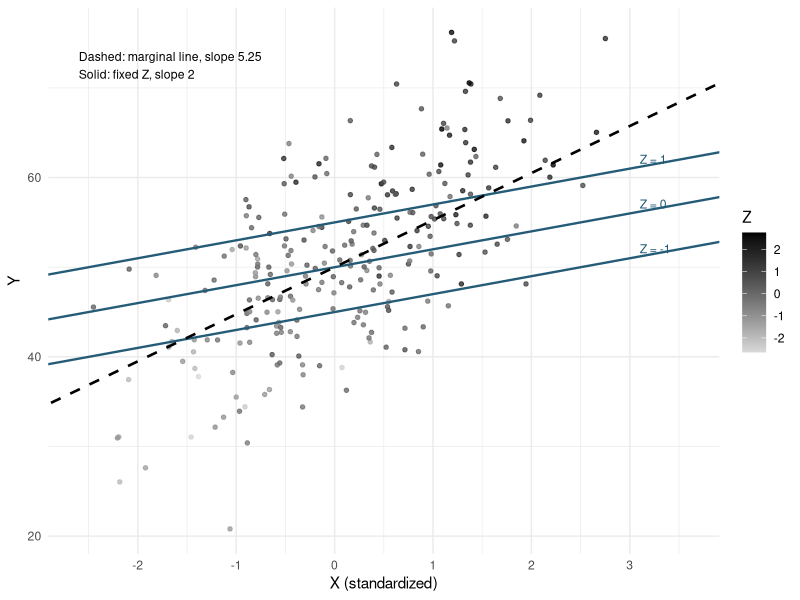
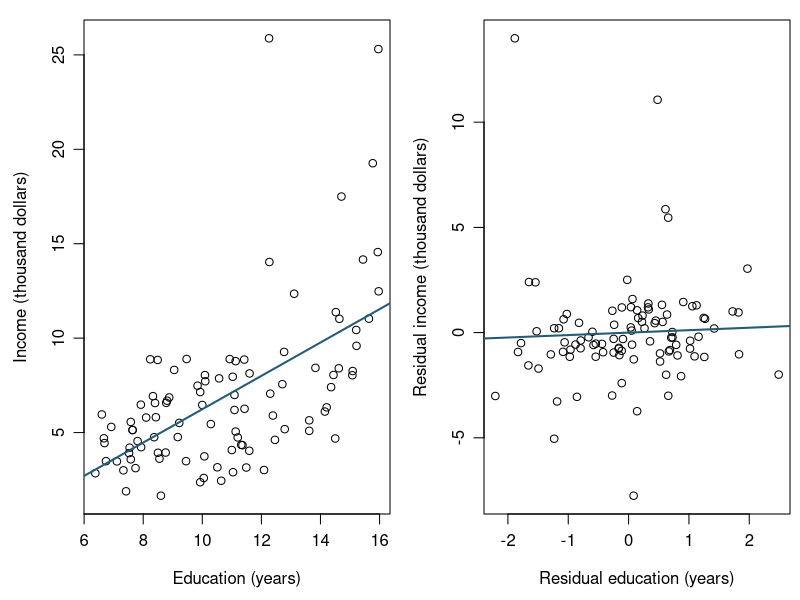
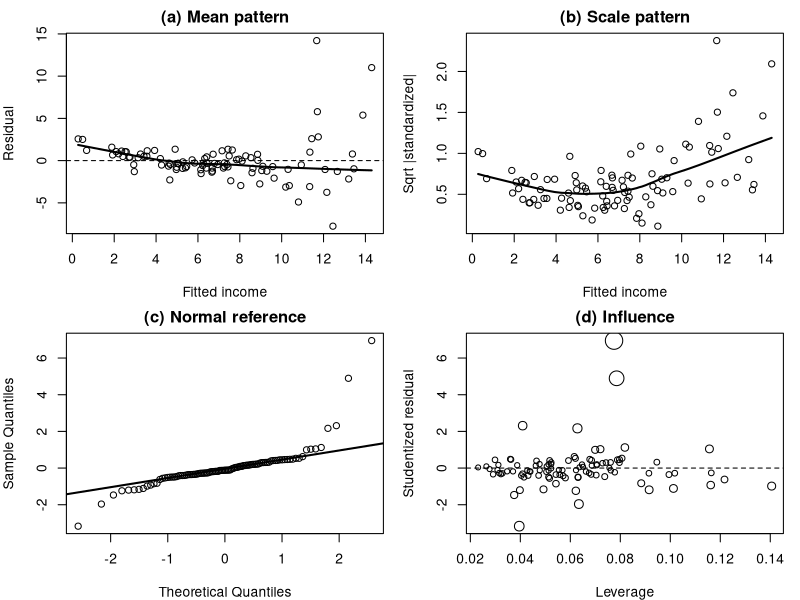
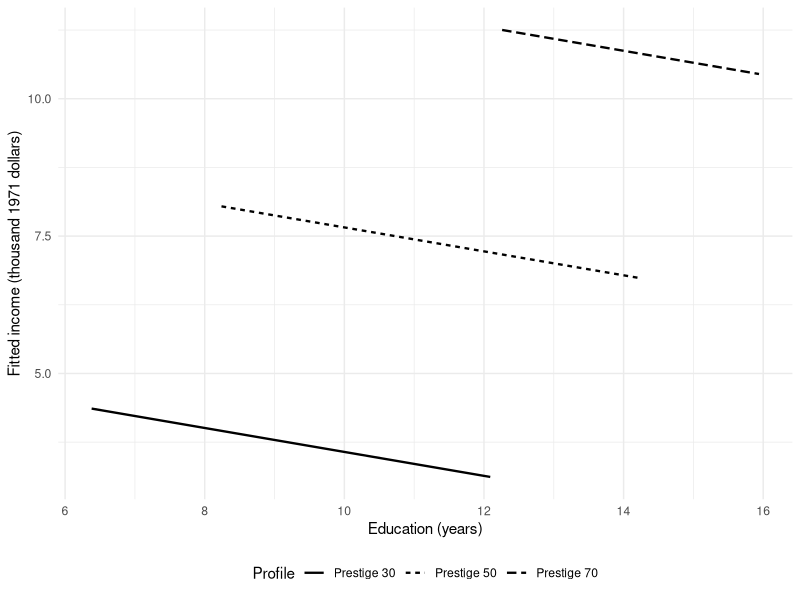
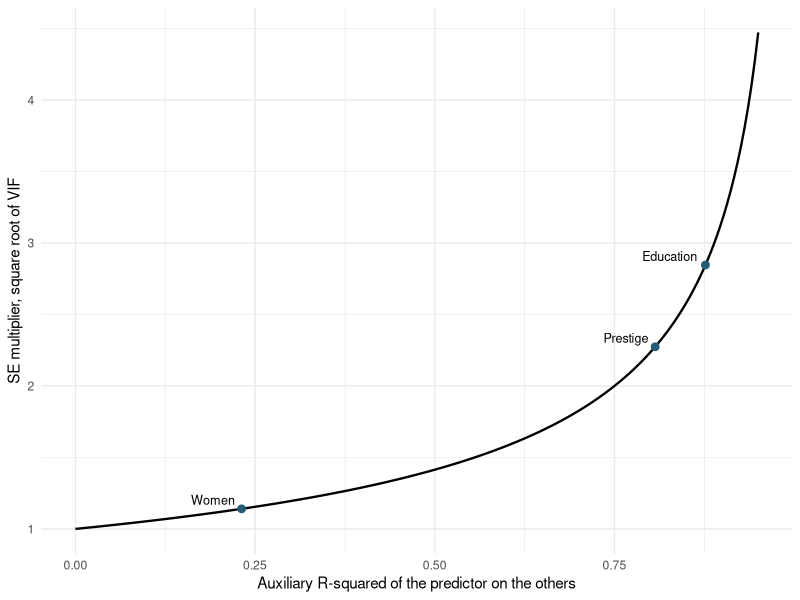
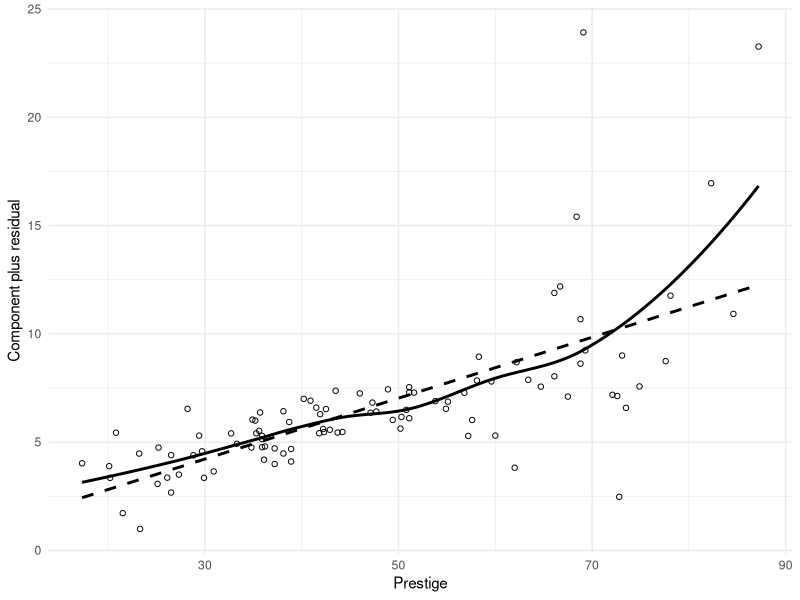
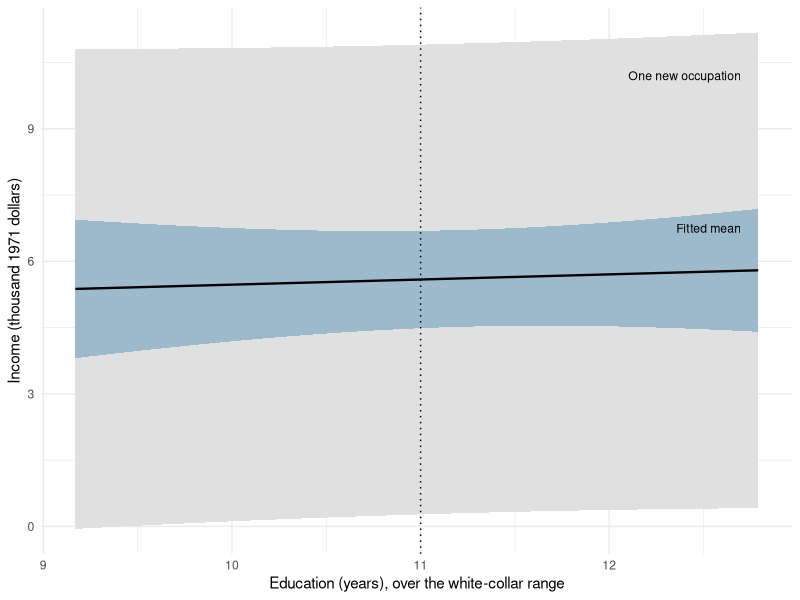
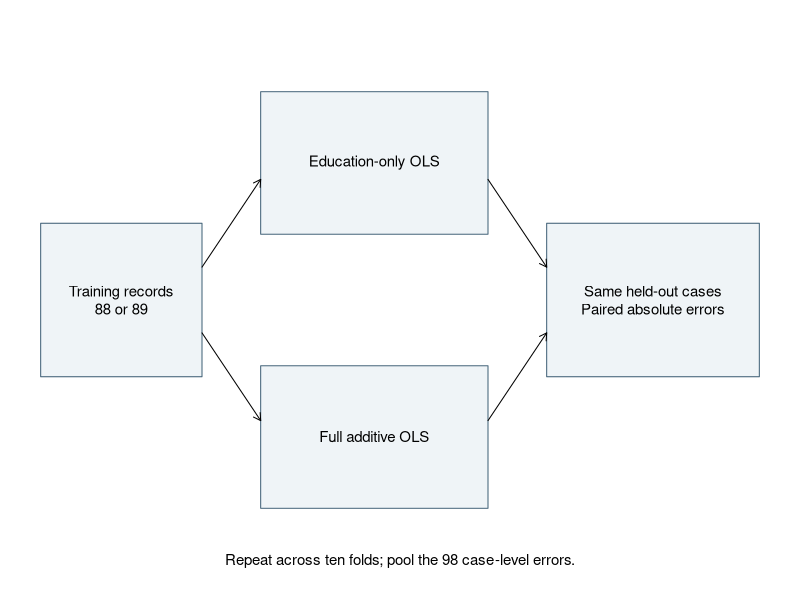

Generate these figures, in order, with R:
## ---- chunk 1
#| label: setup
#| include: false
knitr::opts_chunk$set(echo = FALSE, warning = FALSE, message = FALSE,
  fig.pos = "!ht")
if (knitr::is_latex_output()) knitr::opts_chunk$set(dev = "cairo_pdf")
options(digits = 7, width = 68)
ggplot2::theme_set(ggplot2::theme_minimal(base_size = 11))
## ---- chunk 2
#| label: ch8-records
#| echo: true
all_occ <- carData::Prestige
all_occ$occupation <- rownames(all_occ)
all_occ$income_k <- all_occ$income / 1000
all_occ$type <- factor(all_occ$type, levels = c("bc", "prof", "wc"))
vars <- c("income_k", "education", "prestige", "women", "type")
d <- all_occ[complete.cases(all_occ[, vars]), ]
c(original = nrow(all_occ), retained = nrow(d))
table(d$type)
## ---- chunk 3
#| label: fig-ch8-known-process
#| fig-cap: "One generated sample from the known process, with its marginal line and three lines at fixed $Z$."
#| fig-alt: "Scatterplot of 250 generated points of Y against standardized X, shaded by Z, with darker points higher and to the right. Three parallel solid lines at Z equal to minus one, zero and one rise with slope 2. A steeper dashed line, the marginal line, rises with slope 5.25 and crosses the three solid lines."
#| fig-width: 6.1
#| fig-height: 3.5
RNGkind("Mersenne-Twister", "Inversion", "Rejection")
set.seed(82108)
ch8a_n <- 250
ch8a_x <- rnorm(ch8a_n)
ch8a_z <- .65 * ch8a_x + sqrt(1 - .65^2) * rnorm(ch8a_n)
ch8a_y <- 50 + 2 * ch8a_x + 5 * ch8a_z + rnorm(ch8a_n, sd = 6)
ch8a_sim <- data.frame(strategy = ch8a_x, prior = ch8a_z,
                       score = ch8a_y)
ch8_lines <- data.frame(prior = c(-1, 0, 1),
                        intercept = 50 + 5 * c(-1, 0, 1))
ggplot2::ggplot(ch8a_sim, ggplot2::aes(strategy, score)) +
  ggplot2::geom_point(ggplot2::aes(colour = prior), size = 1.2,
                      alpha = .8) +
  ggplot2::geom_abline(data = ch8_lines,
                       ggplot2::aes(intercept = intercept, slope = 2),
                       colour = "#245C78", linewidth = .8) +
  ggplot2::geom_abline(intercept = 50, slope = 5.25, linetype = 2,
                       linewidth = .9) +
  ggplot2::annotate("text", x = 3.1, y = 50 + 2 * 3.1 + 5 * c(-1, 0, 1),
                    label = c("Z = -1", "Z = 0", "Z = 1"),
                    hjust = 0, vjust = -0.35, size = 3.1,
                    colour = "#245C78") +
  ggplot2::annotate("text", x = -2.6, y = 74, hjust = 0, vjust = 1,
                    size = 3.1,
                    label = "Dashed: marginal line, slope 5.25\nSolid: fixed Z, slope 2") +
  ggplot2::scale_colour_gradient(low = "grey85", high = "black") +
  ggplot2::scale_x_continuous(limits = c(-2.6, 3.6), breaks = -2:3) +
  ggplot2::labs(x = "X (standardized)", y = "Y", colour = "Z")
## ---- chunk 4
#| label: tbl-ch8-profile-support
#| echo: false
#| tbl-cap: "Four observed white-collar records recover the declared profile."
support_names <- c("radio.tv.announcers", "tellers.cashiers",
                   "receptionsts", "sales.supervisors")
support_rows <- d[support_names, c("education", "prestige", "women")]
support_weights <- c(0.245243736035, 0.230972611567,
                     0.226143656937, 0.297639995461)
support_display <- data.frame(
  Occupation = c("Radio/TV announcers", "Tellers/cashiers",
                 "Receptionists", "Sales supervisors"),
  support_rows,
  Weight = sub("^0", "", format(round(unname(support_weights), 4),
    digits = 15, scientific = FALSE, trim = TRUE)),
  row.names = NULL
)
knitr::kable(support_display,
  col.names = c("Occupation", "Education", "Prestige", "Women", "Weight"),
  digits = c(0, 2, 1, 2, 4), align = c("l", "r", "r", "r", "r"))
## ---- chunk 5
#| label: ch8-fits
#| echo: true
m0 <- lm(income_k ~ education, data = d)
m1 <- lm(income_k ~ education + prestige, data = d)
m2 <- lm(income_k ~ education + prestige + women + type, data = d)
coef(m2)
## ---- chunk 6
#| label: fig-ch8-partial
#| fig-cap: "Marginal and residualized income--education comparisons in the same 98 occupations."
#| fig-alt: "The marginal scatterplot has a positive fitted line. After linearly removing prestige, women, and type from both variables, the fitted line is nearly flat and substantial residual variation remains."
#| fig-width: 6.4
#| fig-height: 3.5
r_E <- residuals(lm(education ~ prestige + women + type, data = d))
r_Y <- residuals(lm(income_k ~ prestige + women + type, data = d))
oldpar <- par(mfrow = c(1, 2), mar = c(4.3, 4.2, 1, .5), mgp = c(2.7, .8, 0))
plot(d$education, d$income_k, pch = 1, xlab = "Education (years)",
     ylab = "Income (thousand dollars)")
abline(m0, col = "#245C78", lwd = 2)
plot(r_E, r_Y, pch = 1, xlab = "Residual education (years)",
     ylab = "Residual income (thousand dollars)")
abline(a = 0, b = coef(m2)["education"], col = "#245C78", lwd = 2)
par(oldpar)
## ---- chunk 7
#| label: ch8-uncertainty
#| echo: true
confint(m2, "education")
hc3_covariance <- sandwich::vcovHC(m2, type = "HC3")
hc3_se <- sqrt(hc3_covariance["education", "education"])
coef(m2)["education"] + c(-1, 1) * qt(.975, 92) * hc3_se
## ---- chunk 8
#| label: ch8-diagnostics
#| echo: true
ch8_diag <- data.frame(
  occupation = rownames(d), fitted = fitted(m2),
  residual = residuals(m2), standardized = rstandard(m2),
  studentized = rstudent(m2), leverage = hatvalues(m2),
  cooks = cooks.distance(m2)
)
ch8_top <- order(ch8_diag$cooks, decreasing = TRUE)[1:5]
ch8_diag[ch8_top, c("residual", "studentized", "leverage", "cooks")]
## ---- chunk 9
#| label: fig-ch8-diagnostics
#| echo: false
#| fig-cap: "Four complementary diagnostic views for the full additive model."
#| fig-alt: >
#|   Residual and scale plots show structure and changing spread.
#|   A normal quantile plot departs in the right tail. The final
#|   panel relates leverage and studentized residuals, with point
#|   sizes indicating Cook's distance.
#| fig-width: 6.7
#| fig-height: 6.2
local({
  old <- par(no.readonly = TRUE)
  on.exit(par(old))
  par(mfrow = c(2, 2), mar = c(4, 4, 2, 1))
  z <- ch8_diag
  plot(z$fitted, z$residual, pch = 1,
       xlab = "Fitted income", ylab = "Residual",
       main = "(a) Mean pattern")
  abline(h = 0, lty = 2)
  lines(lowess(z$fitted, z$residual), lwd = 2)
  plot(z$fitted, sqrt(abs(z$standardized)), pch = 1,
       xlab = "Fitted income", ylab = "Sqrt |standardized|",
       main = "(b) Scale pattern")
  lines(lowess(z$fitted, sqrt(abs(z$standardized))), lwd = 2)
  qqnorm(z$studentized, pch = 1, main = "(c) Normal reference")
  qqline(z$studentized, lwd = 2)
  plot(z$leverage, z$studentized, pch = 1,
       cex = .8 + 2 * sqrt(z$cooks / max(z$cooks)),
       xlab = "Leverage", ylab = "Studentized residual",
       main = "(d) Influence")
  abline(h = 0, lty = 2)
})
## ---- chunk 10
#| label: tbl-ch8-support
#| echo: false
#| tbl-cap: "Predictor ranges within each recorded occupation type."
ch8_ranges <- do.call(rbind, lapply(split(d, d$type), function(g) {
  data.frame(n = nrow(g),
    Education = sprintf("%.2f--%.2f",
                        min(g$education), max(g$education)),
    Prestige = sprintf("%.1f--%.1f",
                       min(g$prestige), max(g$prestige)),
    Women = sprintf("%.2f--%.2f", min(g$women), max(g$women)))
}))
knitr::kable(cbind(Type = rownames(ch8_ranges), ch8_ranges),
  row.names = FALSE)
## ---- chunk 11
#| label: ch8-grid
#| echo: false
#| results: hide
ch8_grid <- data.frame()
for (p0 in c(30, 50, 70)) {
  nearby <- d[abs(d$prestige - p0) <= 7.5, ]
  one_grid <- data.frame(
    education = seq(min(nearby$education), max(nearby$education),
                    length.out = 40),
    prestige = p0, Profile = paste("Prestige", p0)
  )
  ch8_grid <- rbind(ch8_grid, one_grid)
}
ch8_grid$fit <- predict(m1, newdata = ch8_grid)
## ---- chunk 12
#| label: fig-ch8-grid
#| echo: false
#| fig-cap: "Neighborhood-restricted fitted profiles from the education-and-prestige model."
#| fig-alt: >
#|   Three gently decreasing parallel lines represent fitted income
#|   across education at prestige 30, 50, and 70. Their education
#|   ranges differ, reflecting the declared neighborhoods.
#| fig-width: 6.1
#| fig-height: 3.5
ggplot2::ggplot(ch8_grid,
  ggplot2::aes(education, fit, linetype = Profile)) +
  ggplot2::geom_line(linewidth = .8) +
  ggplot2::labs(x = "Education (years)",
    y = "Fitted income (thousand 1971 dollars)") +
  ggplot2::theme(legend.position = "bottom")
## ---- chunk 13
#| label: fig-ch8-vif
#| fig-cap: "The SE multiplier grows steeply as the other predictors account for more of a predictor's variation."
#| fig-alt: "A curve of the square root of the VIF against the auxiliary R-squared rises slowly from 1 at zero and steeply beyond about 0.8. Points mark women near 0.23 with multiplier 1.14, prestige near 0.81 with 2.27, and education near 0.88 with 2.85."
#| fig-width: 6.1
#| fig-height: 3.1
ch8_vif <- car::vif(m2)[c("women", "prestige", "education"), 1]
ch8_vif_points <- data.frame(name = c("Women", "Prestige", "Education"),
                             r2 = 1 - 1 / ch8_vif,
                             multiplier = sqrt(ch8_vif))
ch8_vif_curve <- data.frame(r2 = seq(0, .95, length.out = 200))
ch8_vif_curve$multiplier <- sqrt(1 / (1 - ch8_vif_curve$r2))
ggplot2::ggplot(ch8_vif_curve, ggplot2::aes(r2, multiplier)) +
  ggplot2::geom_line(linewidth = .8) +
  ggplot2::geom_point(data = ch8_vif_points, size = 2.3,
                      colour = "#245C78") +
  ggplot2::geom_text(data = ch8_vif_points,
                     ggplot2::aes(label = name),
                     hjust = 1.15, vjust = -.4, size = 3.2) +
  ggplot2::labs(x = "Auxiliary R-squared of the predictor on the others",
                y = "SE multiplier, square root of VIF")
## ---- chunk 14
#| label: fig-ch8-partial-residual
#| echo: false
#| fig-cap: "The prestige component plus residual in the full additive model."
#| fig-alt: >
#|   A component-plus-residual scatterplot has a positive trend.
#|   A curved smooth bends upward at high prestige relative to the
#|   straight fitted component.
#| fig-width: 6.1
#| fig-height: 3.5
ch8_partial <- data.frame(
  prestige = d$prestige,
  component = residuals(m2) + coef(m2)["prestige"] * d$prestige
)
ggplot2::ggplot(ch8_partial, ggplot2::aes(prestige, component)) +
  ggplot2::geom_point(shape = 1) +
  ggplot2::geom_smooth(method = "lm", se = FALSE,
                      colour = "black", linetype = 2) +
  ggplot2::geom_smooth(method = "loess", se = FALSE,
                      colour = "black") +
  ggplot2::labs(x = "Prestige", y = "Component plus residual")
## ---- chunk 15
#| label: ch8-form-sensitivity
#| echo: true
ch8_curve <- update(m2, . ~ . + I(prestige^2))
anova(m2, ch8_curve)
c(full_education = unname(coef(m2)["education"]),
  curve_education = unname(coef(ch8_curve)["education"]))
## ---- chunk 16
#| label: ch8-profile-predict-check
#| echo: true
profile <- data.frame(education = 11, prestige = 45, women = 50,
                      type = factor("wc", levels = levels(d$type)))
predict(m2, newdata = profile, interval = "confidence")
predict(m2, newdata = profile, interval = "prediction")
## ---- chunk 17
#| label: fig-ch8-bands
#| fig-cap: "Two 95% intervals for a white-collar profile at prestige 45 and women 50, across the white-collar education range."
#| fig-alt: "A nearly flat fitted line runs from about 5.4 to 5.8 thousand dollars as education rises from 9.17 to 12.79 years. A narrow dark band around it, the fitted-mean interval, is narrowest near 11 years and widens toward both ends. A much wider light band, the interval for one new occupation, runs from about 0 to 11 thousand dollars along the whole range. A dotted vertical line marks education 11."
#| fig-width: 6.1
#| fig-height: 3.3
wc_range <- range(d$education[d$type == "wc"])
band <- data.frame(education = seq(wc_range[1], wc_range[2],
                                   length.out = 60),
                   prestige = 45, women = 50,
                   type = factor("wc", levels = levels(d$type)))
mean_band <- predict(m2, newdata = band, interval = "confidence")
new_band <- predict(m2, newdata = band, interval = "prediction")
band <- cbind(band, fit = mean_band[, "fit"],
              mean_lwr = mean_band[, "lwr"], mean_upr = mean_band[, "upr"],
              new_lwr = new_band[, "lwr"], new_upr = new_band[, "upr"])
ggplot2::ggplot(band, ggplot2::aes(education)) +
  ggplot2::geom_ribbon(ggplot2::aes(ymin = new_lwr, ymax = new_upr),
                       fill = "grey88") +
  ggplot2::geom_ribbon(ggplot2::aes(ymin = mean_lwr, ymax = mean_upr),
                       fill = "#9DB9CC") +
  ggplot2::geom_line(ggplot2::aes(y = fit), linewidth = .8) +
  ggplot2::geom_vline(xintercept = 11, linetype = 3) +
  ggplot2::annotate("text", x = 12.7, y = c(10.2, 6.75), hjust = 1,
                    size = 3.1,
                    label = c("One new occupation", "Fitted mean")) +
  ggplot2::labs(x = "Education (years), over the white-collar range",
                y = "Income (thousand 1971 dollars)")
## ---- chunk 18
#| label: ch8-standardization-first
#| echo: true
white_profiles <- d
white_profiles$type <- factor("wc", levels = levels(d$type))
mean(predict(m2, newdata = white_profiles))
## ---- chunk 19
#| label: ch8-one-fold
#| echo: true
RNGkind("Mersenne-Twister", "Inversion", "Rejection")
set.seed(80806)
fold <- sample(rep(seq_len(10), length.out = nrow(d)))
held_fold <- fold[1]
train <- d[fold != held_fold, ]
held <- d[fold == held_fold, ]
c(fold = held_fold, training = nrow(train), held_out = nrow(held))
fold_simple <- lm(income_k ~ education, data = train)
fold_full <- lm(income_k ~ education + prestige + women + type,
                data = train)
first_case <- d[1, ]
first_predictions <- c(
  Education = unname(predict(fold_simple, first_case)),
  Full = unname(predict(fold_full, first_case)))
first_predictions
abs(first_predictions - first_case$income_k)
## ---- chunk 20
#| label: fig-ch8-folds
#| fig-cap: "Shared held-out cases let two fixed learning rules face the same prediction task."
#| fig-alt: "A training-record box branches to education-only OLS and full OLS. Both arrows lead to predictions for the same held-out records, then to paired absolute errors. The diagram is repeated over ten folds."
#| fig-width: 6.3
#| fig-height: 3.3
par(mar = c(.2, .2, .2, .2))
plot.new()
plot.window(xlim = c(0, 10), ylim = c(0, 5))
boxtext <- function(x1, y1, x2, y2, label, fill = "#EFF4F7") {
  rect(x1, y1, x2, y2, col = fill, border = "#426278")
  text((x1 + x2)/2, (y1 + y2)/2, label, cex = .9)
}
boxtext(.1, 1.8, 2.3, 3.2, "Training records\n88 or 89")
boxtext(3.1, 3.1, 6.2, 4.4, "Education-only OLS")
boxtext(3.1, .6, 6.2, 1.9, "Full additive OLS")
boxtext(7, 1.8, 9.9, 3.2, "Same held-out cases\nPaired absolute errors")
arrows(2.3, 2.8, 3.1, 3.6, length = .08)
arrows(2.3, 2.2, 3.1, 1.4, length = .08)
arrows(6.2, 3.6, 7, 2.8, length = .08)
arrows(6.2, 1.4, 7, 2.2, length = .08)
text(5, .12, "Repeat across ten folds; pool the 98 case-level errors.", cex = .9)
## ---- chunk 21
#| label: ch8a-repetition
#| echo: false
#| results: hide
set.seed(82109)
ch8a_one_rep <- function() {
  x <- rnorm(150)
  z <- .65 * x + sqrt(1 - .65^2) * rnorm(150)
  y <- 50 + 2 * x + 5 * z + rnorm(150, sd = 6)
  c(Marginal = unname(coef(lm(y ~ x))["x"]),
    Conditional = unname(coef(lm(y ~ x + z))["x"]))
}
ch8a_slopes <- t(replicate(1000, ch8a_one_rep()))
## ---- chunk 22
#| label: tbl-ch8a-repeated
#| echo: false
#| tbl-cap: "Targets and results across 1,000 generated samples."
knitr::kable(data.frame(
  Model = colnames(ch8a_slopes),
  Target = format(round(c(5.25, 2), 4), digits = 15, trim = TRUE),
  Mean = format(round(colMeans(ch8a_slopes), 4), digits = 15, trim = TRUE),
  SD = format(round(apply(ch8a_slopes, 2, sd), 4), digits = 15,
              trim = TRUE), row.names = NULL
), align = c("l", "r", "r", "r"))
## ---- chunk 23
#| label: fig-ch8a-repeated
#| echo: false
#| fig-cap: "Sampling distributions around two different targets."
#| fig-alt: >
#|   Separate panels show marginal slopes centered near 5.25 and
#|   conditional slopes centered near 2. Dashed lines mark their
#|   respective population targets.
#| fig-width: 6.1
#| fig-height: 3.8
ch8a_long <- data.frame(
  Slope = c(ch8a_slopes[, 1], ch8a_slopes[, 2]),
  Model = rep(c("Marginal", "Conditional"), each = 1000)
)
ch8a_targets <- data.frame(
  Model = c("Marginal", "Conditional"), Target = c(5.25, 2)
)
ggplot2::ggplot(ch8a_long, ggplot2::aes(Slope)) +
  ggplot2::geom_density(fill = "grey80") +
  ggplot2::geom_vline(
    data = ch8a_targets, ggplot2::aes(xintercept = Target),
    linetype = 2
  ) +
  ggplot2::facet_wrap(~Model, scales = "free_x") +
  ggplot2::labs(x = "Estimated slope of X", y = "Density")
## ---- chunk 24
#| label: ch8a-overall-f
#| echo: true
summary(m2)$fstatistic
## ---- chunk 25
#| label: tbl-ch8b-influence
#| echo: false
#| tbl-cap: "The five largest Cook's distances in the full fit."
ch8_minus4 <- function(x) sub("^-", "\u2212",
  format(round(x, 4), digits = 15, scientific = FALSE, trim = TRUE))
ch8_influence <- ch8_diag[ch8_top,
  c("occupation", "residual", "leverage", "cooks")]
ch8_influence[-1] <- lapply(ch8_influence[-1], ch8_minus4)
knitr::kable(ch8_influence, row.names = FALSE,
  align = c("l", "r", "r", "r"),
  col.names = c("Occupation", "Residual", "Leverage", "Cook's distance"))
## ---- chunk 26
#| label: tbl-ch8b-hc3
#| echo: false
#| tbl-cap: "Coefficient estimates and two covariance summaries."
knitr::kable(data.frame(
  Term = names(coef(m2)), Estimate = ch8_minus4(coef(m2)),
  Classical_SE = ch8_minus4(sqrt(diag(vcov(m2)))),
  HC3_SE = ch8_minus4(sqrt(diag(hc3_covariance))), row.names = NULL
), row.names = FALSE, align = c("l", "r", "r", "r"),
  col.names = c("Term", "Estimate", "Classical SE", "HC3 SE"))
